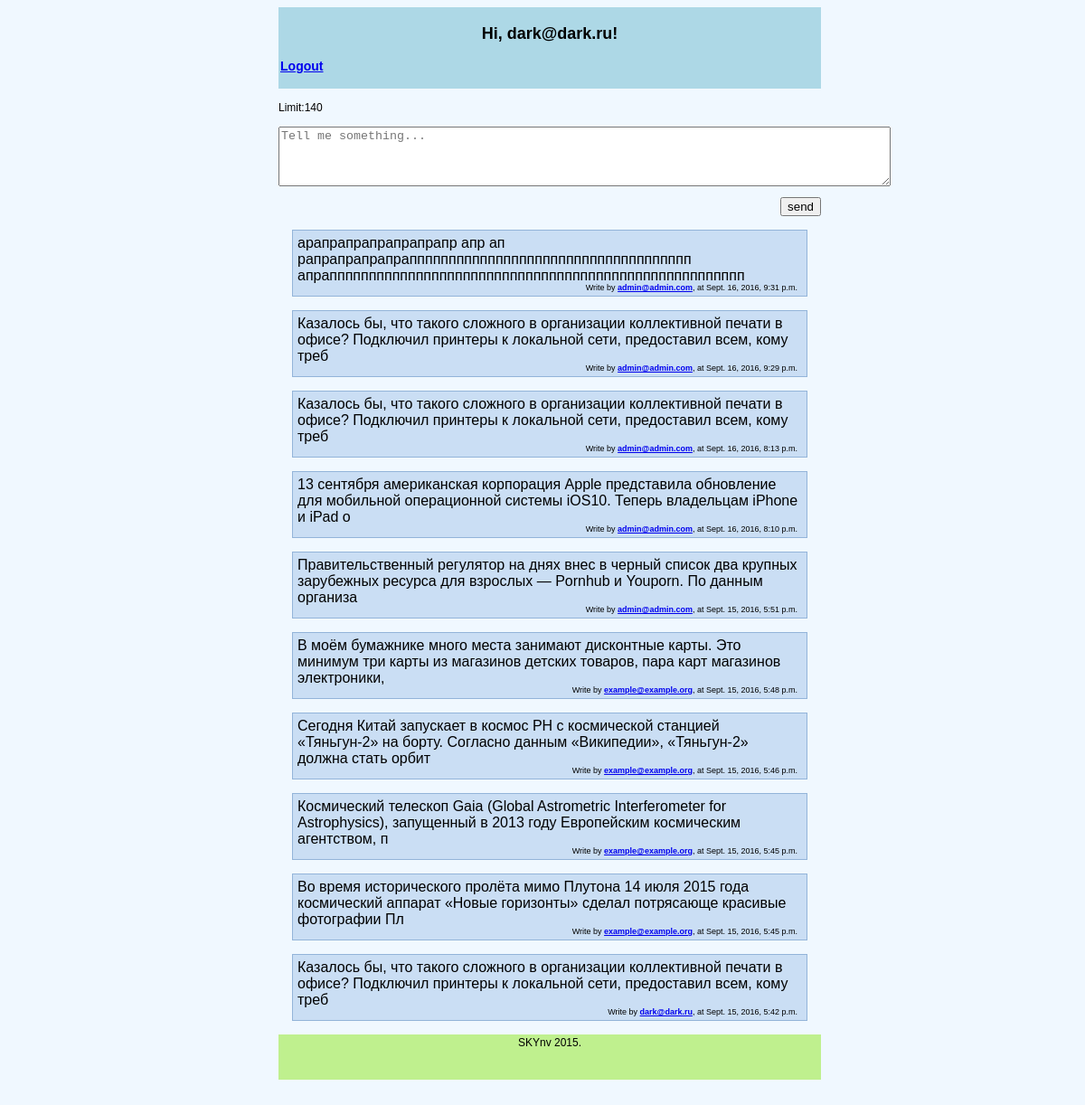
The page / (signed in) on the database its author committed.
### mblog/models.py (models this page shows, shortened)
class UserPost(models.Model):
    post_text = models.TextField(max_length=140)
    post_user = models.ForeignKey(User, null=True, related_name='+')
    post_date = models.DateTimeField()

### mblog/views.py (the view, shortened to what this page needs)
# urls.py: url(r'^$', views.index, name="index"),
def index(request):
    user = request.user
    last_post = UserPost.objects.order_by('-post_date')[:10]
    if user.is_authenticated:
        if request.POST:
            postform = PostForm(request.POST)
            if postform.is_valid():
                getpost(request)
                return HttpResponseRedirect('/')
        else:
            postform = PostForm()
        context_dict = {'user': user, 'form': postform, 'last_post': last_post}
    return render(request, 'mblog/index.html', context_dict)

### mblog/forms.py (shortened to what this page needs)
class PostForm(forms.Form):
    body_text = forms.CharField(
        widget=forms.Textarea(attrs={'rows': 4, 'cols': 82, 'placeholder': 'Tell me something... ',
                                     'onkeypress': 'counter(this)', 'onkeyup': 'counter(this)',
                                     'onchange': 'counter(this)'}), max_length=140, label='')

### templates/mblog/index.html (shortened to what this page needs)
{% extends "mblog/base.html" %}
{% block content %}
    {% if user.is_authenticated %}
        <form action="" method="post" id="post_form_id">
            <p>Limit:<span id='count'>140</span></p>
            <p>{{ form }}</p>
            <p align="right"><input type="submit" value="send"></p>
        </form>
    {% endif %}
    {% for post in last_post %}
        <div class="comment">
            {{ post.post_text }}
            <div class="info"> Write by <b><a href="/{{ post.post_user }}">{{ post.post_user }}</a></b>,
                at {{ post.post_date }} </div>
        </div>
    {% endfor %}
{% endblock %}

### templates/mblog/base.html (shortened to what this page needs)
<html>
<head>
</head>
<body>
<div class="wrapper">
    <header class="header">
        {% block header %}
            <div>
                {% if not user.is_authenticated %}
                    <form action="" method="post">
                        {% csrf_token %}
                        {{ lform.errors }}
                        {{ lform.as_p }}
                        <p><input type="submit" value="Login"></p>
                    </form>
                    </div>
                    <div align="right">
                        <b>Or you can <a href="/_reg">register</a> a new user!</b>
                    </div>
                {% else %}
                    <div align="center"><h2><p>Hi, {{ user.username }}!</h2></div>
                    <h3><p><a href="/_exit"><b>Logout</b></a></p></h3>
                {% endif %}
        {% endblock %}
    </header>
    <main class="content">
        {% block content %}
        {% endblock %}
    </main>
</div>
<footer class="footer">
    {% block footer %}
        SKYnv 2015.
    {% endblock %}
</footer>
</body>
</html>

### rows shown on the page
UserPost: post_text "арапрапрапрапрапрапр апр ап рапрапрапрапрапппппппппппппппппппппппппппппппппппп апраппппппппппппппппппппппппппппппппппппппппппппппппппппп", post_user "admin@admin.com", post_date "Sept. 16, 2016, 9:31 p.m."
UserPost: post_text "Казалось бы, что такого сложного в организации коллективной печати в офисе? Подключил принтеры к локальной сети, предоставил всем, кому треб", post_user "admin@admin.com", post_date "Sept. 16, 2016, 9:29 p.m."
UserPost: post_text "Казалось бы, что такого сложного в организации коллективной печати в офисе? Подключил принтеры к локальной сети, предоставил всем, кому треб", post_user "admin@admin.com", post_date "Sept. 16, 2016, 8:13 p.m."
UserPost: post_text "13 сентября американская корпорация Apple представила обновление для мобильной операционной системы iOS10. Теперь владельцам iPhone и iPad о", post_user "admin@admin.com", post_date "Sept. 16, 2016, 8:10 p.m."
UserPost: post_text "Правительственный регулятор на днях внес в черный список два крупных зарубежных ресурса для взрослых — Pornhub и Youporn. По данным организа", post_user "admin@admin.com", post_date "Sept. 15, 2016, 5:51 p.m."
UserPost: post_text "В моём бумажнике много места занимают дисконтные карты. Это минимум три карты из магазинов детских товаров, пара карт магазинов электроники,", post_user "example@example.org", post_date "Sept. 15, 2016, 5:48 p.m."
UserPost: post_text "Сегодня Китай запускает в космос РН с космической станцией «Тяньгун-2» на борту. Согласно данным «Википедии», «Тяньгун-2» должна стать орбит", post_user "example@example.org", post_date "Sept. 15, 2016, 5:46 p.m."
UserPost: post_text "Космический телескоп Gaia (Global Astrometric Interferometer for Astrophysics), запущенный в 2013 году Европейским космическим агентством, п", post_user "example@example.org", post_date "Sept. 15, 2016, 5:45 p.m."
UserPost: post_text "Во время исторического пролёта мимо Плутона 14 июля 2015 года космический аппарат «Новые горизонты» сделал потрясающе красивые фотографии Пл", post_user "example@example.org", post_date "Sept. 15, 2016, 5:45 p.m."
UserPost: post_text "Казалось бы, что такого сложного в организации коллективной печати в офисе? Подключил принтеры к локальной сети, предоставил всем, кому треб", post_user "dark@dark.ru", post_date "Sept. 15, 2016, 5:42 p.m."

### other values the page prints
{{ user.username }} "dark@dark.ru"
